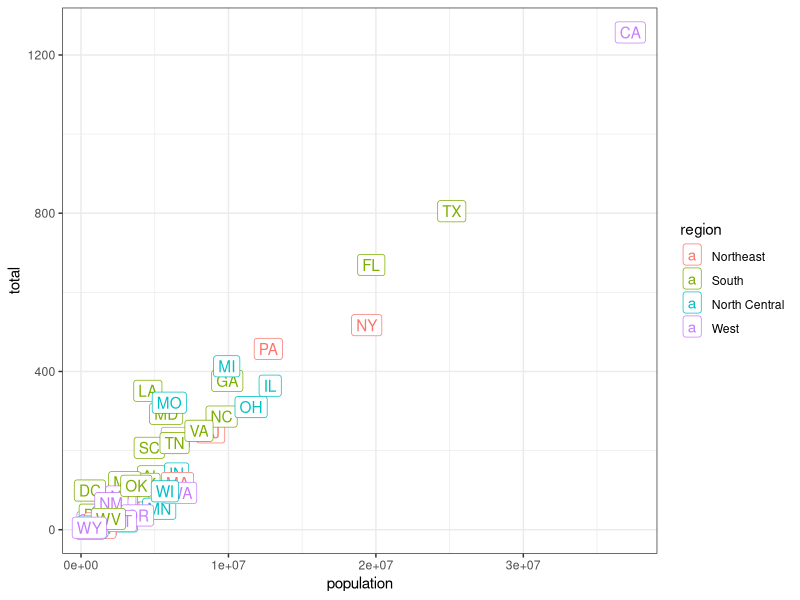

The R script that drew this image:
## ---- chunk 1
#| label: packages
#| message: false

library(tidyverse)
library(dslabs)
## ---- chunk 2
#| label: murder-graph

ggplot(murders, mapping = 
         aes(x = population, y = total, label = abb, color = region)) +
  geom_label() +
  theme_bw()
## ---- chunk 3
#| label: bad-subset

subset(murders, region == 'North' & population > 7000000)
## ---- chunk 4
#| label: get-Roche-data
#| message: false

data <- read_csv('Dryad_data_2012_2013.csv')
## ---- chunk 5
#| label: uses-R
#| results: false

data$useR <- grepl('R', data$analysisPgrm) # ignore.case = F by default

table(data$useR) # summarizes how many studies did not, and did, use R
## ---- chunk 6
#| label: has-readme
#| results: false

table(data$readme)
